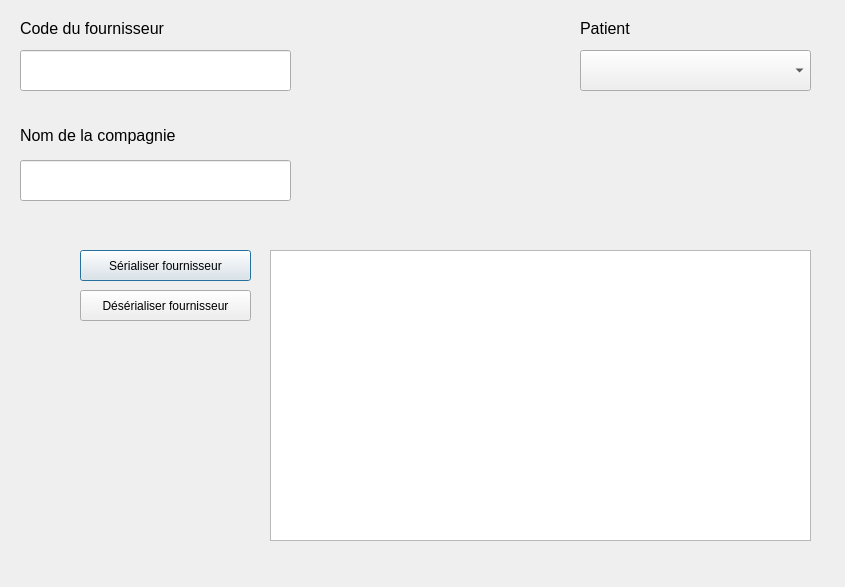
<?xml version="1.0" encoding="UTF-8"?>
<ui version="4.0">
 <class>Dialog</class>
 <widget class="QDialog" name="Dialog">
  <property name="geometry">
   <rect>
    <x>0</x>
    <y>0</y>
    <width>845</width>
    <height>587</height>
   </rect>
  </property>
  <property name="windowTitle">
   <string>Dialog</string>
  </property>
  <widget class="QLabel" name="labelCode">
   <property name="geometry">
    <rect>
     <x>20</x>
     <y>20</y>
     <width>181</width>
     <height>16</height>
    </rect>
   </property>
   <property name="font">
    <font>
     <pointsize>12</pointsize>
    </font>
   </property>
   <property name="text">
    <string>Code du fournisseur</string>
   </property>
  </widget>
  <widget class="QLabel" name="labelNom">
   <property name="geometry">
    <rect>
     <x>20</x>
     <y>120</y>
     <width>201</width>
     <height>31</height>
    </rect>
   </property>
   <property name="font">
    <font>
     <pointsize>12</pointsize>
    </font>
   </property>
   <property name="text">
    <string>Nom de la compagnie</string>
   </property>
  </widget>
  <widget class="QComboBox" name="comboBoxPatient">
   <property name="geometry">
    <rect>
     <x>580</x>
     <y>50</y>
     <width>231</width>
     <height>41</height>
    </rect>
   </property>
  </widget>
  <widget class="QLabel" name="labelPatient">
   <property name="geometry">
    <rect>
     <x>580</x>
     <y>20</y>
     <width>71</width>
     <height>16</height>
    </rect>
   </property>
   <property name="font">
    <font>
     <pointsize>12</pointsize>
    </font>
   </property>
   <property name="text">
    <string>Patient</string>
   </property>
  </widget>
  <widget class="QPushButton" name="pushButtonSerialisation">
   <property name="geometry">
    <rect>
     <x>80</x>
     <y>250</y>
     <width>171</width>
     <height>31</height>
    </rect>
   </property>
   <property name="text">
    <string>Sérialiser fournisseur</string>
   </property>
  </widget>
  <widget class="QPushButton" name="pushButtonDeserialisation">
   <property name="geometry">
    <rect>
     <x>80</x>
     <y>290</y>
     <width>171</width>
     <height>31</height>
    </rect>
   </property>
   <property name="text">
    <string>Désérialiser fournisseur</string>
   </property>
  </widget>
  <widget class="QListView" name="listViewPatient">
   <property name="geometry">
    <rect>
     <x>270</x>
     <y>250</y>
     <width>541</width>
     <height>291</height>
    </rect>
   </property>
  </widget>
  <widget class="QLineEdit" name="lineEditCode">
   <property name="geometry">
    <rect>
     <x>20</x>
     <y>50</y>
     <width>271</width>
     <height>41</height>
    </rect>
   </property>
  </widget>
  <widget class="QLineEdit" name="lineEditNom">
   <property name="geometry">
    <rect>
     <x>20</x>
     <y>160</y>
     <width>271</width>
     <height>41</height>
    </rect>
   </property>
  </widget>
 </widget>
 <resources/>
 <connections/>
</ui>
